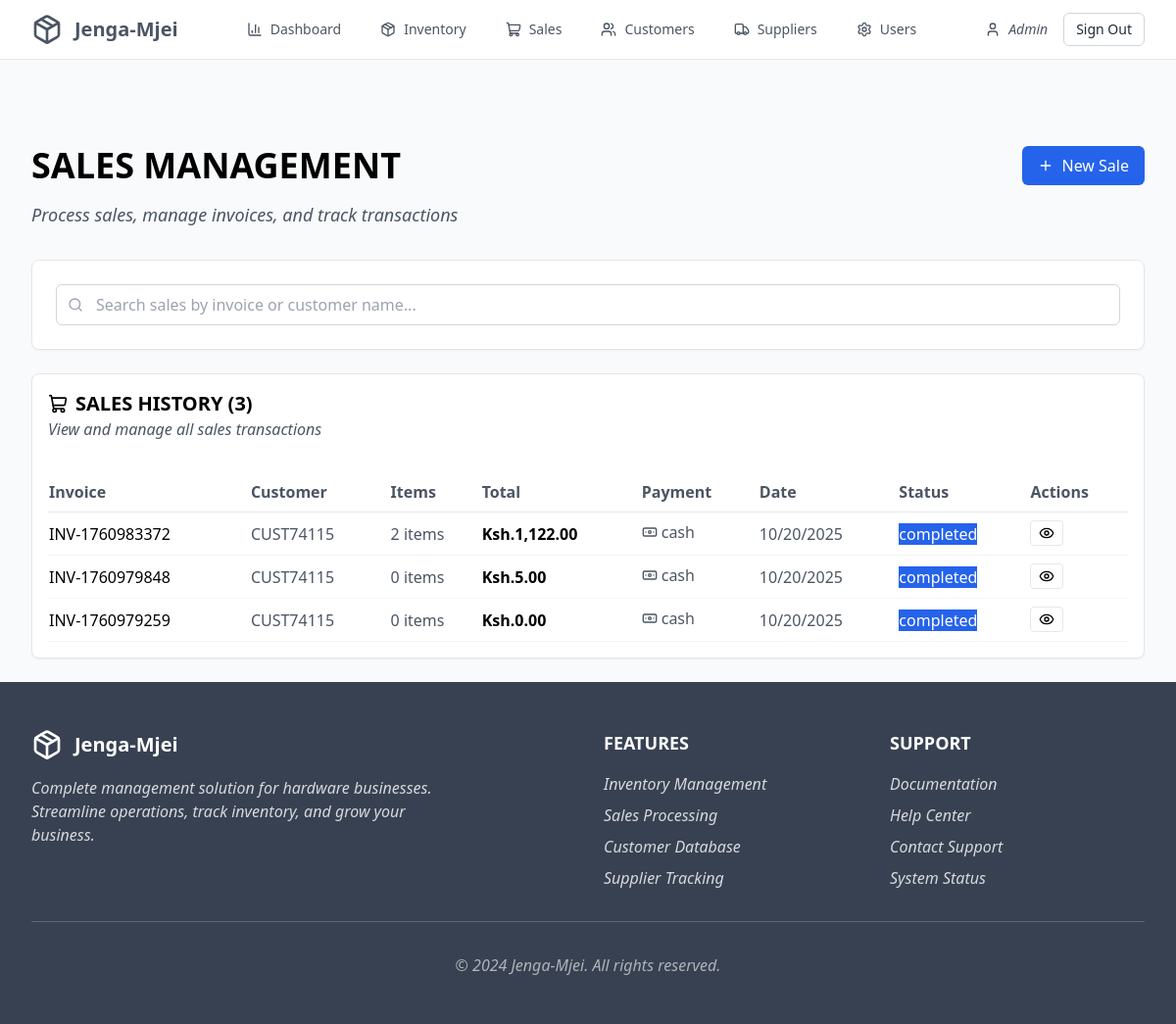
The app's page /sales.php (signed in) with its own data.
### tables this page shows
CREATE TABLE `sales` (
  `sale_id` varchar(10) NOT NULL,
  `sale_date` date NOT NULL,
  `total_amount` decimal(10,2) NOT NULL,
  `item_count` int(11) NOT NULL,
  `created_at` timestamp NOT NULL DEFAULT current_timestamp(),
  `customer_name` varchar(255) NOT NULL DEFAULT 'Walk-in Customer',
  `payment_method` varchar(50) NOT NULL DEFAULT 'cash',
  `status` varchar(50) NOT NULL DEFAULT 'completed',
  `cashier_id` int(11) DEFAULT NULL,
  `discount` decimal(10,2) DEFAULT 0.00,
  `tax_amount` decimal(10,2) DEFAULT 0.00,
  `invoice_number` varchar(50) DEFAULT NULL
);

### sales.php (the view, shortened to what this page needs)
<?php
include 'config.php';
$stmt = $pdo->query("SELECT * FROM sales ORDER BY created_at DESC LIMIT 10");
$sales = $stmt->fetchAll(PDO::FETCH_ASSOC);
?>
<!DOCTYPE html>
<html lang="en">
<head>
  <script src="https://cdn.tailwindcss.com"></script>
</head>
<body class="bg-gray-50 text-gray-800">
<?php include 'header.php'; ?>
  <div class="max-w-7xl mx-auto px-4 sm:px-6 lg:px-8 py-6">
    <div class="flex flex-col sm:flex-row justify-between items-start mb-8 space-y-4 sm:space-y-0">
      <div>
        <h1 class="text-3xl sm:text-4xl font-bold text-black mb-4">SALES MANAGEMENT</h1>
        <p class="text-base sm:text-lg text-gray-600 italic">Process sales, manage invoices, and track transactions</p>
      </div>
      <button id="openNewSale" class="bg-blue-600 text-white px-4 py-2 rounded-md flex items-center hover:bg-blue-700 transition-colors">
        <i data-lucide="plus" class="w-4 h-4 mr-2"></i>
        New Sale
      </button>
    </div>
    <div class="bg-white border border-gray-200 rounded-lg mb-6 p-6 shadow-sm">
      <div class="relative">
        <i data-lucide="search" class="absolute left-3 top-1/2 transform -translate-y-1/2 w-4 h-4 text-gray-400"></i>
        <input placeholder="Search sales by invoice or customer name..." class="w-full pl-10 border border-gray-300 rounded-md p-2" />
      </div>
    </div>
    <div class="bg-white border border-gray-200 rounded-lg shadow-sm">
      <div class="p-4">
        <h3 class="text-xl font-bold text-black flex items-center">
          <i data-lucide="shopping-cart" class="w-5 h-5 mr-2"></i>
          SALES HISTORY (<?php echo count($sales); ?>)
        </h3>
        <p class="text-gray-600 italic">View and manage all sales transactions</p>
      </div>
      <div class="p-4 overflow-x-auto">
        <table class="w-full text-left">
          <thead>
            <tr class="border-b border-gray-200">
              <th class="py-2 text-gray-600 font-semibold">Invoice</th>
              <th class="py-2 text-gray-600 font-semibold">Customer</th>
              <th class="py-2 text-gray-600 font-semibold">Items</th>
              <th class="py-2 text-gray-600 font-semibold">Total</th>
              <th class="py-2 text-gray-600 font-semibold">Payment</th>
              <th class="py-2 text-gray-600 font-semibold">Date</th>
              <th class="py-2 text-gray-600 font-semibold">Status</th>
              <th class="py-2 text-gray-600 font-semibold">Actions</th>
            </tr>
          </thead>
          <tbody>
            <?php foreach ($sales as $sale) {
                $itemStmt = $pdo->prepare("SELECT product_name, sku, price, quantity FROM sale_items WHERE sale_id = :sale_id");
                $itemStmt->execute([':sale_id' => $sale['sale_id']]);
                $items = $itemStmt->fetchAll(PDO::FETCH_ASSOC);
                $itemCount = count($items);
            ?>
              <tr class="border-b border-gray-100 hover:bg-gray-50">
                <td class="py-2 font-medium text-black" data-label="Invoice"><?php echo htmlspecialchars($sale['invoice_number']); ?></td>
                <td class="py-2 text-gray-600" data-label="Customer"><?php echo htmlspecialchars($sale['customer_name']); ?></td>
                <td class="py-2 text-gray-600" data-label="Items"><?php echo $itemCount . ' item' . ($itemCount !== 1 ? 's' : ''); ?></td>
                <td class="py-2 font-bold text-black" data-label="Total">Ksh.<?php echo number_format($sale['total_amount'], 2); ?></td>
                <td class="py-2 flex items-center space-x-1 text-gray-600" data-label="Payment">
                  <i data-lucide="banknote" class="w-4 h-4"></i><span><?php echo strtolower(htmlspecialchars($sale['payment_method'])); ?></span>
                </td>
                <td class="py-2 text-gray-600" data-label="Date"><?php echo date('m/d/Y', strtotime($sale['sale_date'])); ?></td>
                <td class="py-2" data-label="Status"><span class="badge bg-blue-600 text-white"><?php echo htmlspecialchars($sale['status']); ?></span></td>
                <td class="py-2" data-label="Actions">
                  <button class="openSaleDetails border border-gray-200 text-black px-2 py-1 rounded hover:bg-gray-100 transition-colors" data-id="<?php echo $sale['sale_id']; ?>">
                    <i data-lucide="eye" class="w-4 h-4"></i>
                  </button>
                </td>
              </tr>
            <?php } ?>
          </tbody>
        </table>
      </div>
    </div>
  </div>
<?php include 'footer.php'; ?>
</body>
</html>

### records on screen
sales: invoice_number "INV-1760983372", customer_name "CUST74115", itemCount "2", total_amount "1,122.00", payment_method "cash", sale_date "10/20/2025", status "completed"
sales: invoice_number "INV-1760979848", customer_name "CUST74115", itemCount "0", total_amount "5.00", payment_method "cash", sale_date "10/20/2025", status "completed"
sales: invoice_number "INV-1760979259", customer_name "CUST74115", itemCount "0", total_amount "0.00", payment_method "cash", sale_date "10/20/2025", status "completed"

### other values on screen
count($sales) "3"
